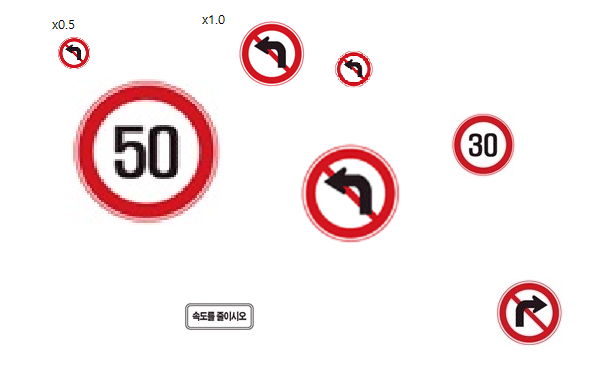
#> input picture 캡스톤/test.png, 597 x 386 px
$ python tm2.py
#> lines starting #> are read from the running program, lines starting #| are printed output that depends on the picture; after the words box and inside, x2 and y2 are one past the last pixel; in counts of white or black regions, pixels touching at a corner belong together
import cv2
import numpy as np
from matplotlib import pyplot as plt

img = cv2.imread('./test.png')
#> img is the input picture: shape (386, 597, 3); mean B, G, R 236, 235.3, 246.9
imgGray = cv2.cvtColor(img, cv2.COLOR_BGR2GRAY)
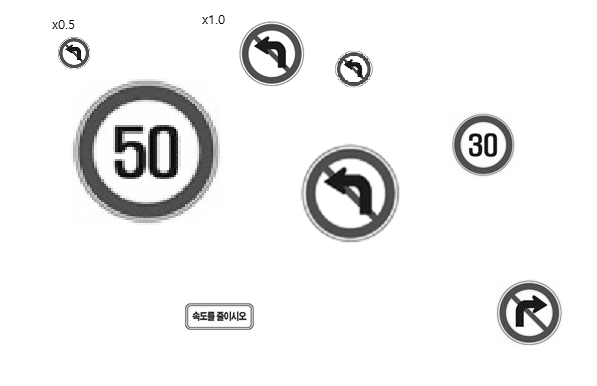
#> imgGray: shape (386, 597); min 0, max 255, mean 238.8
template = cv2.imread('./noleft.png',0)
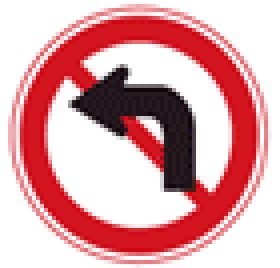
#> input picture 캡스톤/noleft.png, 70 x 67 px (shown 4 times larger)
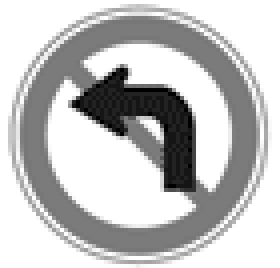
#> template: shape (67, 70) (shown 4 times larger); min 0, max 255, mean 194.1
template2 = cv2.resize(template, dsize = (0,0), fx=0.5, fy=0.5, interpolation=cv2.INTER_AREA)
threshold = 0.9
w, h = template.shape[::-1]
#> w = 70; h = 67
w2, h2 = template2.shape[::-1]
#> w2 = 35; h2 = 34
# Apply template Matching
res = cv2.matchTemplate(imgGray,template,cv2.TM_CCOEFF_NORMED)
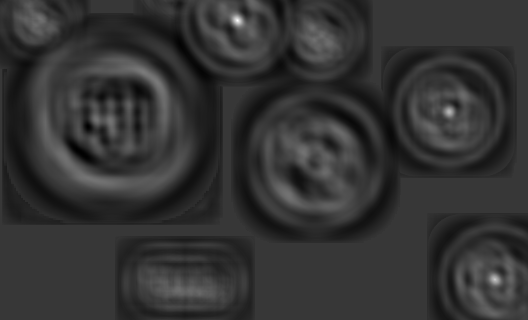
#> res: shape (320, 528) float32; min -0.273, max 0.983, mean -0.017; drawn with min black and max white
res2 = cv2.matchTemplate(imgGray,template2, cv2.TM_CCOEFF_NORMED)
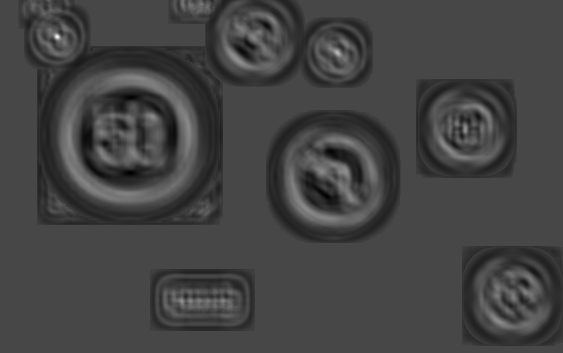
#> res2: shape (353, 563) float32; min -0.36, max 0.933, mean -0.0152; drawn with min black and max white

loc = np.where(res >= threshold)
#> loc = ([20], [237])
loc2 = np.where(res2 >= threshold)
#> loc2 = ([36], [57])
for pt in zip(*loc[::-1]):
    cv2.rectangle(img, pt, (pt[0] + w, pt[1] + h), (255,0,0), 2)
#> this loop made 1 pass
#> pt on pass 1: (237, 20)
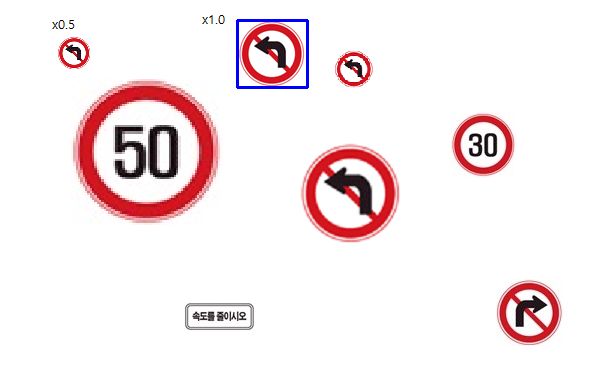
#> img: shape (386, 597, 3); 0.35% of pixels changed, all inside (x1, y1, x2, y2) = (236, 19, 309, 89)
for pt in zip(*loc2[::-1]):
    cv2.rectangle(img, pt, (pt[0] + w2, pt[1] + h2), (255,0,0), 2)
#> this loop made 1 pass
#> pt on pass 1: (57, 36)
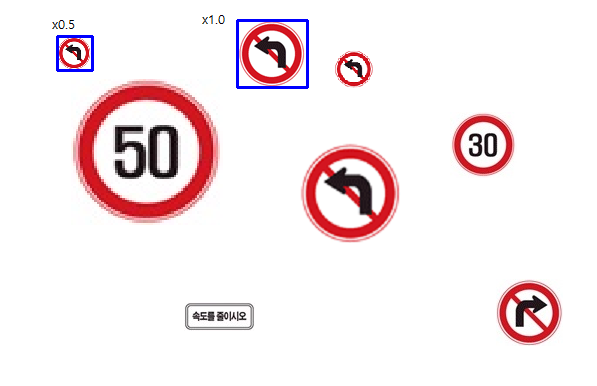
#> img: shape (386, 597, 3); 0.18% of pixels changed, all inside (x1, y1, x2, y2) = (56, 35, 94, 72)

cv2.imshow('result', img)
cv2.imshow('match', res)
cv2.waitKey(0)
cv2.destroyAllWindows()
